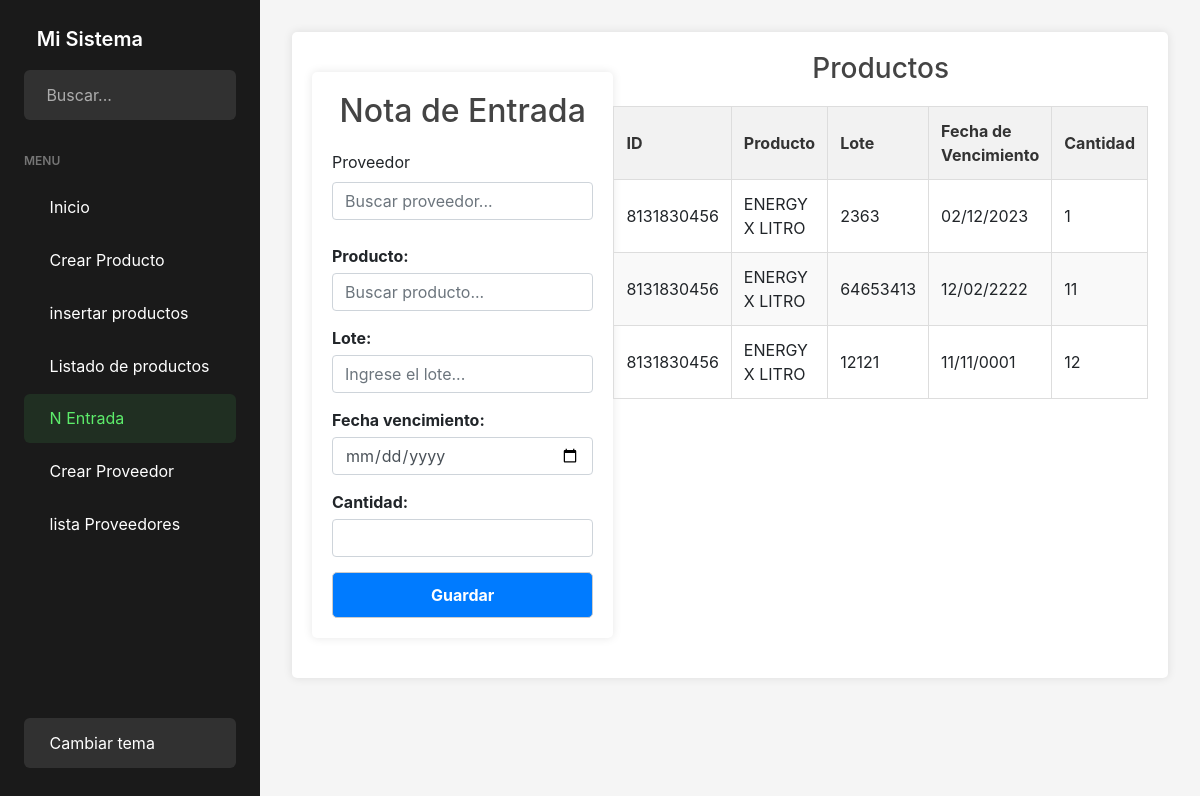
The app's page /agregar_nota_entrada/ with its own data.
### APP_PM/models.py (models this page shows, shortened)
class NotaEntrada(models.Model):
    producto = models.ForeignKey('Crear_producto', on_delete=models.CASCADE)  # Relación con el producto
    cantidad = models.PositiveIntegerField()  # Cantidad de producto ingresada
    lote = models.CharField(max_length=100, default='')   # Número de lote del producto
    fecha_vencimiento = models.DateField(null=True, blank=True) # Fecha de vencimiento del producto

class Crear_producto(models.Model):
    LINEA_OPCIONES = [
        ('001', 'Fertilizantes'),
        ('002', 'Bioinsumos'),
        ('003', 'Materia Prima'),
        ('004', 'Coayudantes'),
        ('005', 'Comercializacion de productos'),
        ('006', 'Equipos de pulverizador'),
        ('007', 'Fungicidas'),
        ('008', 'Herbicidas'),
        ('009', 'Insecticidas'),
        ('010', 'Insumos'),
        ('011', 'Mercancia en Consignacion'),
        ('012', 'Productos fabricados - No Propios'),
    ]
    GRUPO_OPCIONES = [
        ('001', 'Biofungicidas'),
        ('002', 'Comercializacion de productos'),
        ('003', 'Materia Prima'),
        ('004', 'Fertilizantes'),
        ('005', 'Foliares'),
        ('006', 'Granulados'),
        ('007', 'Insumos'),
        ('008', 'Liquido'),
        ('009', 'Organicos'),
        ('010', 'Polvo'),
        ('011', 'Productos fabricados - No Propios'),
        ('012', 'Pulverizador Liquido'),
    ]
    id_producto = models.CharField(max_length=10, unique=True, editable=False, blank=True)
    nombre_producto = models.CharField(max_length=100)
    linea = models.CharField(max_length=100, choices=LINEA_OPCIONES)
    grupo = models.CharField(max_length=100, choices=GRUPO_OPCIONES)
    marca = models.CharField(max_length=100)

### APP_PM/views.py (the view)
# urls.py: path('agregar_nota_entrada/', views.agregar_nota_entrada, name='agregar_nota_entrada'),
def agregar_nota_entrada(request):
    if request.method == 'POST':
        form = NotaEntradaForm(request.POST)
        producto_id = request.POST.get('producto_id')
        if form.is_valid() and producto_id:
            nota = form.save(commit=False)
            nota.producto = Crear_producto.objects.get(id=producto_id)
            nota.save()
            return redirect('agregar_nota_entrada')
    else:
        form = NotaEntradaForm()
    proveedores = CrearProveedor.objects.all()
    notas = NotaEntrada.objects.all()
    return render(request, 'Notas/Nota_Entrada.html', {'form': form, 'notas': notas, 'proveedores': proveedores})

### APP_PM/forms.py
class NotaEntradaForm(forms.ModelForm):
    producto_nombre = forms.CharField(
        label="Producto",
        widget=forms.TextInput(attrs={
            'class': 'form-control',
            'placeholder': 'Buscar producto...'
        })
    )
    class Meta:
        model = NotaEntrada
        fields = ['producto_nombre', 'lote', 'fecha_vencimiento', 'cantidad', ]
        widgets = {
            'cantidad': forms.NumberInput(attrs={
                'class': 'form-control',
                'min': 1
            }),
            'lote': forms.TextInput(attrs={
                'class': 'form-control',
                'placeholder': 'Ingrese el lote...'
            }),
            'fecha_vencimiento': forms.DateInput(attrs={
                'class': 'form-control',
                'type': 'date'  # Selector de fecha
            }),
        }

### APP_PM/templates/Notas/Nota_Entrada.html (shortened to what this page needs)
{% extends 'Home/home.html' %}
{% load static %}
{% block content %}
<!DOCTYPE html>
<html lang="es">
    <head>
        <link href="https://code.jquery.com/ui/1.12.1/themes/base/jquery-ui.css" rel="stylesheet">
        <link rel="stylesheet" href="{% static 'css/Nota_entrada.css' %}">
</head>
<body>
<div class="container">
    <div class=" container_Form">
    <h2>Nota de Entrada</h2>
        <label for="">Proveedor</label>
        <input class="form-control ui-autocomplete-input" type="text" id="proveedor" name="proveedor" placeholder="Buscar proveedor...">
        <br>
        <form method="post">
            <div>
                {{ form.producto_nombre.label_tag }}
                {{ form.producto_nombre }}
            </div>
            <div>
                {{ form.lote.label_tag }}
                {{ form.lote }}
            </div>
            <div>
                {{ form.fecha_vencimiento.label_tag }}
                {{ form.fecha_vencimiento }}
            </div>
            <div>
                {{ form.cantidad.label_tag }}
                {{ form.cantidad }}
            </div>
            <button type="submit">Guardar</button>
        </form>
    </div>
    <div class="container_tabla">
        <h3>Productos</h3>
        <table>
            <thead>
                <tr>
                    <th>ID</th>
                    <th>Producto</th>
                    <th>Lote</th>
                    <th>Fecha de Vencimiento</th>
                    <th>Cantidad</th>
                </tr>
            </thead>
            <tbody id="productosTabla">
                {% for nota in notas %}
                <tr>
                    <td>{{ nota.producto.id_producto }}</td>
                    <td>{{ nota.producto.nombre_producto }}</td>
                    <td>{{ nota.lote }}</td>
                    <td>{{ nota.fecha_vencimiento|date:"d/m/Y" }}</td>
                    <td>{{ nota.cantidad }}</td>
                </tr>
                {% endfor %}
            </tbody>
        </table>
    </div>
</div>
</body>
</html>
{% endblock %}

### APP_PM/static/css/home.css (style rules this page uses)
:root { --primary-color: #5dec6b; --sidebar-width: 260px; --sidebar-collapsed-width: 80px; --header-height: 60px; --sidebar-bg: #1a1a1a; --sidebar-color: #fff; --hover-bg: rgba(93, 236, 107, 0.1); }
.container { max-width: 100%; padding: 20px; background-color: #fff; border-radius: 5px; box-shadow: 0 0 10px rgba(0, 0, 0, 0.1); }
* { margin: 0; padding: 0; box-sizing: border-box; font-family: 'Inter', sans-serif; }
body { background-color: #f5f5f5; }

### APP_PM/templates/Notas/Nota_Entrada.html (style rules this page uses)
.container { display: flex; }
.container_Form { width: 50%; max-height: 100%; margin: 20px auto; padding: 20px; background-color: #fff; border-radius: 5px; box-shadow: 0 0 10px rgba(0, 0, 0, 0.1); }
h2, h3 { text-align: center; color: #444; margin-bottom: 20px; }
form { display: flex; flex-direction: column; gap: 15px; }
form div { display: flex; flex-direction: column; }
form label { font-weight: bold; margin-bottom: 5px; }
form input, form select, button[type="submit"] { padding: 10px; font-size: 1rem; border: 1px solid #ccc; border-radius: 5px; transition: border-color 0.3s ease, box-shadow 0.3s ease; }
button[type="submit"] { background-color: #007bff; color: #fff; cursor: pointer; font-weight: bold; }
table { max-width: 100%; border-collapse: collapse; margin-top: 20px; }
table th, table td { padding: 12px; border: 1px solid #ddd; text-align: left; }
table thead th { background-color: #f2f2f2; color: #333; font-weight: bold; }
table tbody tr:nth-child(even) { background-color: #f9f9f9; }

### records on screen
NotaEntrada: producto.id_producto "8131830456", producto.nombre_producto "ENERGY X LITRO", lote "2363", fecha_vencimiento "02/12/2023", cantidad "1"
NotaEntrada: producto.id_producto "8131830456", producto.nombre_producto "ENERGY X LITRO", lote "64653413", fecha_vencimiento "12/02/2222", cantidad "11"
NotaEntrada: producto.id_producto "8131830456", producto.nombre_producto "ENERGY X LITRO", lote "12121", fecha_vencimiento "11/11/0001", cantidad "12"
